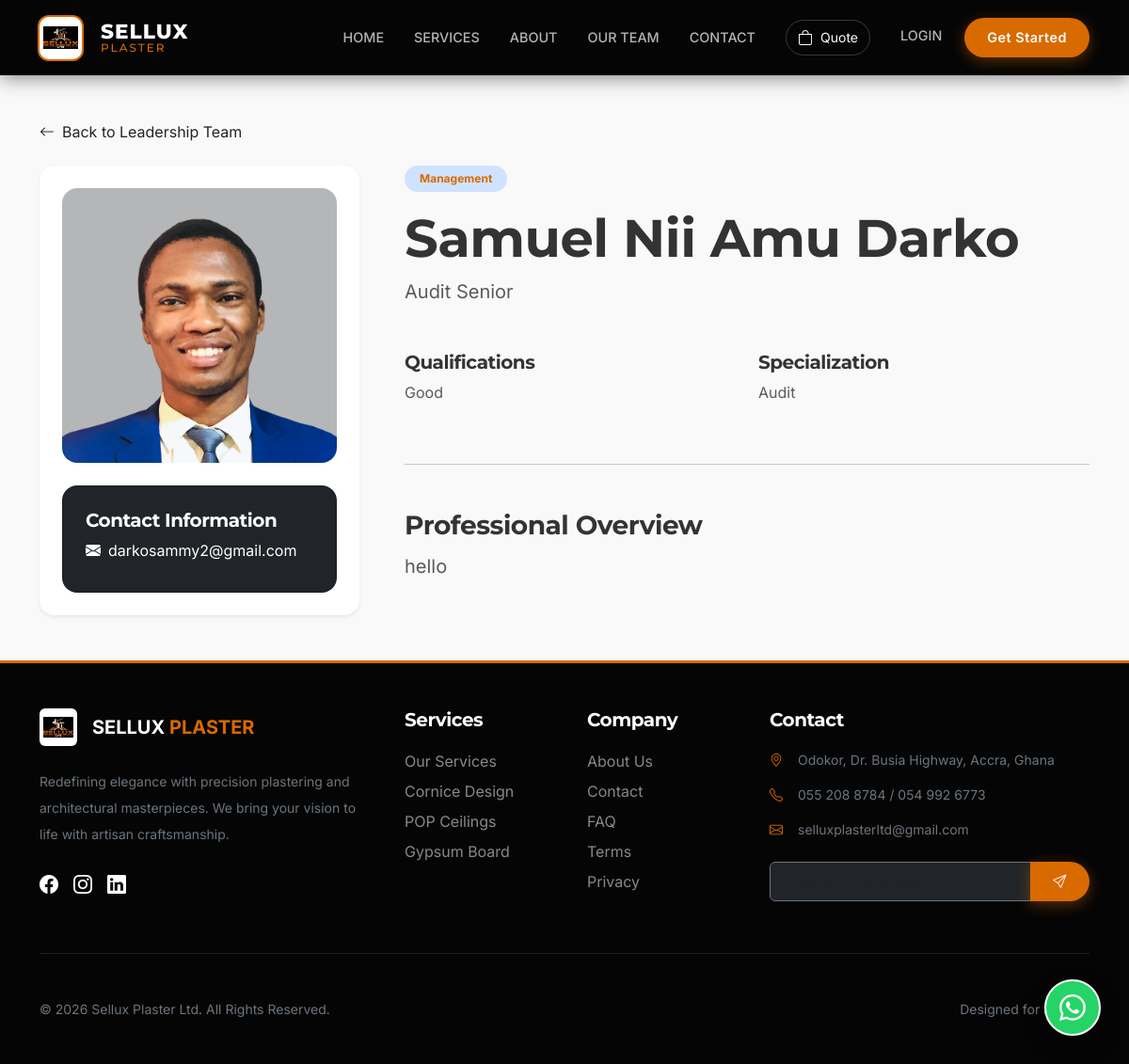
The app's page /team/1/ with its own data.
### team/models.py (models this page shows, shortened)
class TeamMember(models.Model):
    first_name = models.CharField(max_length=100)
    last_name = models.CharField(max_length=100)
    email = models.EmailField(blank=True)
    job_title = models.CharField(max_length=100)
    department = models.ForeignKey(Department, on_delete=models.SET_NULL, null=True)
    bio = models.TextField()
    specialization = models.CharField(max_length=200, help_text="e.g., Tax Law, International Audit")
    qualifications = models.TextField(help_text="List of professional designations (e.g., ICAG, MBA)")
    linkedin_url = models.URLField(blank=True)
    profile_image = models.ImageField(upload_to='team/')
    order_weight = models.PositiveIntegerField(default=10, help_text="Lower values appear first (Managing Partners = 1)")
    is_active = models.BooleanField(default=True)
    is_management = models.BooleanField(default=False, help_text="Check this for members of the Firm Leadership team.")
    def get_full_name(self):
        return f"{self.first_name} {self.last_name}"
    class Meta:
        ordering = ['order_weight', 'first_name']

class Department(models.Model):
    name = models.CharField(max_length=100, unique=True)
    def __str__(self):
        return self.name

### team/views.py (the view)
# urls.py: path('<int:pk>/', views.team_detail_view, name='team_detail'),
def team_detail_view(request, pk):
    team_member = TeamMember.objects.get(pk=pk)
    return render(request, 'team/team_detail.html', {'team_member': team_member})

### cart/cart.py (called while the page is built)
    def __len__(self):
        return sum(item['quantity'] for item in self.cart.values())

### core/context_processors.py (called while the page is built)
def brand_context(request):
    return {
        'brand': get_brand_info()
    }

def cart_context(request):
    return {'cart': Cart(request)}

def promotions_context(request):
    promotion = Promotion.objects.filter(is_active=True).first()
    return {'active_promotion': promotion}

### core/utils.py (called while the page is built)
def get_brand_info():
    return {
        'company_name': 'Sellux Plaster Ltd',
        'slogan': 'Home of Affordable Luxury',
        'address': 'Odokor, Dr. Busia Highway, Accra, Ghana',
        'phone_primary': '055 208 8784',
        'phone_secondary': '054 992 6773',
        'email': 'selluxplasterltd@gmail.com',
        'whatsapp': '233549926773',
    }

### templates/team/team_detail.html (shortened to what this page needs)
{% extends 'base.html' %}
{% load static %}
{% block content %}
<div class="container my-5">
    <div class="mb-4">
        <a href="{% url 'team:team_list' %}" class="text-dark text-decoration-none"><i class="bi bi-arrow-left me-2"></i>Back to Leadership Team</a>
    </div>
    <div class="row g-5">
        <div class="col-lg-4">
            <div class="card border-0 shadow-sm p-4 rounded-4">
                <img src="{{ team_member.profile_image.url }}" class="img-fluid rounded-4 mb-4" alt="{{ team_member.get_full_name }}">
                <div class="card bg-dark text-white p-4 rounded-4">
                    <h5 class="fw-bold">Contact Information</h5>
                    <p class="mb-2"><i class="bi bi-envelope-fill me-2"></i>{{ team_member.email }}</p>
                </div>
            </div>
        </div>
        <div class="col-lg-8">
            <span class="badge bg-primary-subtle text-primary px-3 py-2 rounded-pill mb-3">{{ team_member.department }}</span>
            <h1 class="display-4 fw-bold">{{ team_member.get_full_name }}</h1>
            <p class="text-muted fs-5">{{ team_member.job_title }}</p>
            <div class="row mt-5">
                <div class="col-md-6">
                    <h5 class="fw-bold">Qualifications</h5>
                    <p class="text-muted">{{ team_member.qualifications|linebreaksbr }}</p>
                </div>
                <div class="col-md-6">
                    <h5 class="fw-bold">Specialization</h5>
                    <p class="text-muted">{{ team_member.specialization }}</p>
                </div>
            </div>
            <hr class="my-5">
            <h3 class="fw-bold">Professional Overview</h3>
            <div class="text-muted fs-5" style="line-height: 1.8;">
                {{ team_member.bio|linebreaksbr }}
            </div>
        </div>
    </div>
</div>
{% endblock %}

### templates/base.html (style rules this page uses)
:root { --primary-color: #d96a00; --primary-vibrant: #ff7b00; --black-onyx: #050505; --black-charcoal: #121212; --white-alabaster: #F9F9F9; --nav-height: 80px; --border-radius-pill: 50px; --border-radius-card: 12px; --shadow-glow: 0 0 20px rgba(217, 106, 0, 0.15); --shadow-float: 0 10px 30px rgba(0,0,0,0.2); --transition-fast: all 0.3s cubic-bezier(0.25, 0.8, 0.25, 1); }
body { font-family: 'Inter', sans-serif; background-color: var(--white-alabaster); color: #333; overflow-x: hidden; -webkit-font-smoothing: antialiased; }
h1, h2, h3, h4, h5, .navbar-brand { font-family: 'Montserrat', sans-serif; font-weight: 700; letter-spacing: -0.5px; }
.text-primary { color: var(--primary-color) !important; }

### records on screen
TeamMember: profile_image (picture), email "darkosammy2@gmail.com", department "Management", get_full_name "Samuel Nii Amu Darko", job_title "Audit Senior", qualifications "Good", specialization "Audit", bio "hello"
